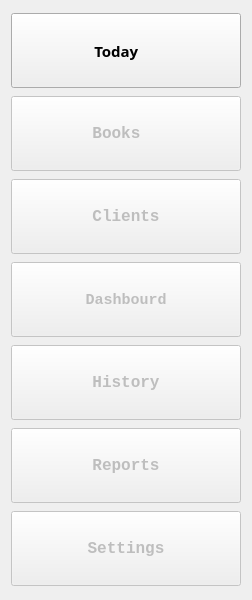
     <widget class="QWidget" name="Sidebar" native="true">
      <property name="sizePolicy">
       <sizepolicy hsizetype="Maximum" vsizetype="Expanding">
        <horstretch>0</horstretch>
        <verstretch>0</verstretch>
       </sizepolicy>
      </property>
      <property name="minimumSize">
       <size>
        <width>250</width>
        <height>600</height>
       </size>
      </property>
      <layout class="QGridLayout" name="gridLayout_2">
       <item row="0" column="0">
        <widget class="QPushButton" name="pushButton">
         <property name="sizePolicy">
          <sizepolicy hsizetype="Preferred" vsizetype="Maximum">
           <horstretch>0</horstretch>
           <verstretch>0</verstretch>
          </sizepolicy>
         </property>
         <property name="minimumSize">
          <size>
           <width>230</width>
           <height>75</height>
          </size>
         </property>
         <property name="maximumSize">
          <size>
           <width>230</width>
           <height>16777215</height>
          </size>
         </property>
         <property name="sizeIncrement">
          <size>
           <width>0</width>
           <height>0</height>
          </size>
         </property>
         <property name="baseSize">
          <size>
           <width>0</width>
           <height>0</height>
          </size>
         </property>
         <property name="font">
          <font>
           <family>Lohit Gurmukhi</family>
           <pointsize>11</pointsize>
           <weight>75</weight>
           <italic>false</italic>
           <bold>true</bold>
          </font>
         </property>
         <property name="text">
          <string>Today     </string>
         </property>
         <property name="icon">
          <iconset>
           <normaloff>Icons/Light/wToday.png</normaloff>Icons/Light/wToday.png</iconset>
         </property>
         <property name="iconSize">
          <size>
           <width>30</width>
           <height>30</height>
          </size>
         </property>
        </widget>
       </item>
       <item row="1" column="0">
        <widget class="QPushButton" name="pushButton_2">
         <property name="enabled">
          <bool>false</bool>
         </property>
         <property name="sizePolicy">
          <sizepolicy hsizetype="Fixed" vsizetype="Maximum">
           <horstretch>0</horstretch>
           <verstretch>0</verstretch>
          </sizepolicy>
         </property>
         <property name="minimumSize">
          <size>
           <width>230</width>
           <height>75</height>
          </size>
         </property>
         <property name="font">
          <font>
           <family>Liberation Mono</family>
           <pointsize>12</pointsize>
           <weight>75</weight>
           <italic>false</italic>
           <bold>true</bold>
          </font>
         </property>
         <property name="text">
          <string>Books  </string>
         </property>
         <property name="icon">
          <iconset>
           <normaloff>Icons/Light/wBook.png</normaloff>Icons/Light/wBook.png</iconset>
         </property>
         <property name="iconSize">
          <size>
           <width>30</width>
           <height>30</height>
          </size>
         </property>
        </widget>
       </item>
       <item row="2" column="0">
        <widget class="QPushButton" name="pushButton_6">
         <property name="enabled">
          <bool>false</bool>
         </property>
         <property name="sizePolicy">
          <sizepolicy hsizetype="Fixed" vsizetype="Maximum">
           <horstretch>0</horstretch>
           <verstretch>0</verstretch>
          </sizepolicy>
         </property>
         <property name="minimumSize">
          <size>
           <width>230</width>
           <height>75</height>
          </size>
         </property>
         <property name="font">
          <font>
           <family>Liberation Mono</family>
           <pointsize>12</pointsize>
           <weight>75</weight>
           <italic>false</italic>
           <bold>true</bold>
          </font>
         </property>
         <property name="text">
          <string>Clients</string>
         </property>
         <property name="icon">
          <iconset>
           <normaloff>Icons/Light/Client.png</normaloff>Icons/Light/Client.png</iconset>
         </property>
         <property name="iconSize">
          <size>
           <width>30</width>
           <height>30</height>
          </size>
         </property>
        </widget>
       </item>
       <item row="3" column="0">
        <widget class="QPushButton" name="pushButton_5">
         <property name="enabled">
          <bool>false</bool>
         </property>
         <property name="sizePolicy">
          <sizepolicy hsizetype="Fixed" vsizetype="Fixed">
           <horstretch>0</horstretch>
           <verstretch>0</verstretch>
          </sizepolicy>
         </property>
         <property name="minimumSize">
          <size>
           <width>230</width>
           <height>75</height>
          </size>
         </property>
         <property name="font">
          <font>
           <family>Liberation Mono</family>
           <pointsize>11</pointsize>
           <weight>75</weight>
           <italic>false</italic>
           <bold>true</bold>
          </font>
         </property>
         <property name="text">
          <string>Dashbourd</string>
         </property>
         <property name="icon">
          <iconset>
           <normaloff>Icons/Light/Dashboard.png</normaloff>Icons/Light/Dashboard.png</iconset>
         </property>
         <property name="iconSize">
          <size>
           <width>30</width>
           <height>30</height>
          </size>
         </property>
        </widget>
       </item>
       <item row="4" column="0">
        <widget class="QPushButton" name="pushButton_4">
         <property name="enabled">
          <bool>false</bool>
         </property>
         <property name="sizePolicy">
          <sizepolicy hsizetype="Fixed" vsizetype="Fixed">
           <horstretch>0</horstretch>
           <verstretch>0</verstretch>
          </sizepolicy>
         </property>
         <property name="minimumSize">
          <size>
           <width>230</width>
           <height>75</height>
          </size>
         </property>
         <property name="font">
          <font>
           <family>Liberation Mono</family>
           <pointsize>12</pointsize>
           <weight>75</weight>
           <italic>false</italic>
           <bold>true</bold>
          </font>
         </property>
         <property name="text">
          <string>History</string>
         </property>
         <property name="icon">
          <iconset>
           <normaloff>Icons/Light/wHistory.png</normaloff>Icons/Light/wHistory.png</iconset>
         </property>
         <property name="iconSize">
          <size>
           <width>30</width>
           <height>30</height>
          </size>
         </property>
        </widget>
       </item>
       <item row="5" column="0">
        <widget class="QPushButton" name="pushButton_3">
         <property name="enabled">
          <bool>false</bool>
         </property>
         <property name="sizePolicy">
          <sizepolicy hsizetype="Fixed" vsizetype="Fixed">
           <horstretch>0</horstretch>
           <verstretch>0</verstretch>
          </sizepolicy>
         </property>
         <property name="minimumSize">
          <size>
           <width>230</width>
           <height>75</height>
          </size>
         </property>
         <property name="font">
          <font>
           <family>Liberation Mono</family>
           <pointsize>12</pointsize>
           <weight>75</weight>
           <italic>false</italic>
           <bold>true</bold>
          </font>
         </property>
         <property name="text">
          <string>Reports</string>
         </property>
         <property name="icon">
          <iconset>
           <normaloff>Icons/Light/wReports.png</normaloff>Icons/Light/wReports.png</iconset>
         </property>
         <property name="iconSize">
          <size>
           <width>30</width>
           <height>30</height>
          </size>
         </property>
        </widget>
       </item>
       <item row="6" column="0">
        <widget class="QPushButton" name="pushButton_7">
         <property name="enabled">
          <bool>false</bool>
         </property>
         <property name="sizePolicy">
          <sizepolicy hsizetype="Fixed" vsizetype="Fixed">
           <horstretch>0</horstretch>
           <verstretch>0</verstretch>
          </sizepolicy>
         </property>
         <property name="minimumSize">
          <size>
           <width>230</width>
           <height>75</height>
          </size>
         </property>
         <property name="font">
          <font>
           <family>Liberation Mono</family>
           <pointsize>12</pointsize>
           <weight>75</weight>
           <italic>false</italic>
           <bold>true</bold>
          </font>
         </property>
         <property name="text">
          <string>Settings</string>
         </property>
         <property name="icon">
          <iconset>
           <normaloff>Icons/Light/wSetting.png</normaloff>Icons/Light/wSetting.png</iconset>
         </property>
         <property name="iconSize">
          <size>
           <width>30</width>
           <height>30</height>
          </size>
         </property>
        </widget>
       </item>
      </layout>
     </widget>
